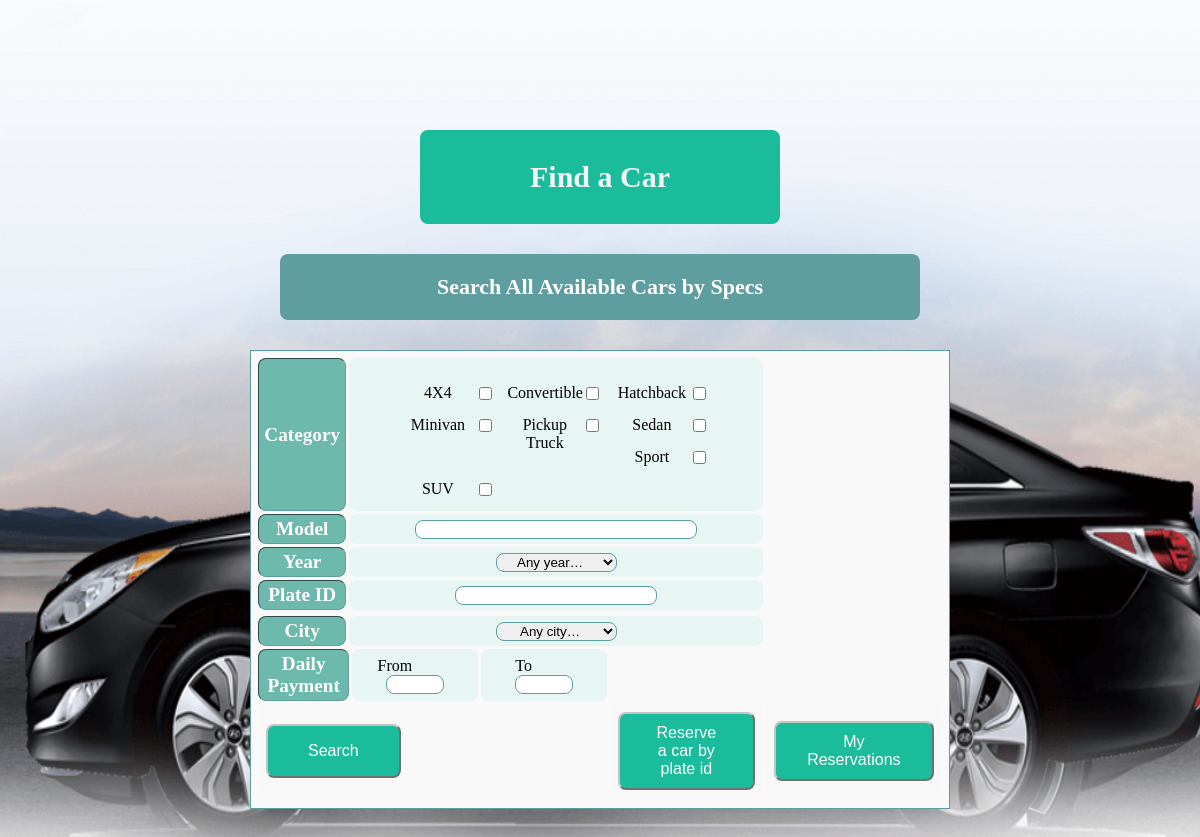
/Codes/carsearch_customer.php, run on the app's committed database.
### tables this page shows
CREATE TABLE `category` (
  `category_name` varchar(255) NOT NULL
);

### Codes/functions.php (the view, shortened to what this page needs)
<?php
require_once('advsrch.php');
function getYear(){
    global $conn;
$sql = "SELECT DISTINCT * FROM car";
if($result = mysqli_query($conn,$sql))
{
if(mysqli_num_rows($result) > 0){
    echo "<select name=\"year\">";
    echo "<option value=\"\">Any year&hellip;</option>\n";
    echo "</select>";
}
}
}
function getCity(){
    global $conn;
$sql = "SELECT DISTINCT * FROM office";
if($result = mysqli_query($conn,$sql))
{
if(mysqli_num_rows($result) > 0){
    echo "<select name=\"city\">";
    echo "<option value=\"\">Any city&hellip;</option>\n";
    echo "</select>";
}
}
}
function getCategories(){
    global $conn;
$sql = "SELECT DISTINCT * FROM category";
if($result = mysqli_query($conn,$sql))
{
if(mysqli_num_rows($result) > 0){
    echo "<ul class=\"chckbx\">";
    while($row = mysqli_fetch_array($result)){
        echo "<li>";
        echo "<input type=\"checkbox\" name=\"category_name-".$row['category_name']."\"
        id=\"category_name-".$row['category_name']."\" value=\"".$row['category_name']."\" />
        <label for=\"category_name-".$row['category_name']."\">".$row['category_name']."</label>";
        echo "</li>";
    }
    echo "</ul>";
}
}
}
?>

### Codes/style1.css (style rules this page uses)
html { background-color: #fcfcfc; }
ul { list-style-type:none; margin: 15px auto; padding: 15px auto; }
li { float: left; display: block; color: black; text-align: center; padding: 6px; text-decoration: none; }
label { color: black; display: block; width: 75px; float: left; }
select { width: 30%; border-radius: 8px; text-align: center; box-sizing: border-box; border: 1px solid #5F9EA0; }

### Codes/carsearch_customer.php (style rules this page uses)
body { margin: 0px; padding: 100px; font-size: 120%; background-image: url("pag.png"); background-repeat: no-repeat; background-size: 1550px 1050px; }

### data on the page
category: category_name "4X4"
category: category_name "Convertible"
category: category_name "Hatchback"
category: category_name "Minivan"
category: category_name "Pickup Truck"
category: category_name "Sedan"
category: category_name "Sport"
category: category_name "SUV"
